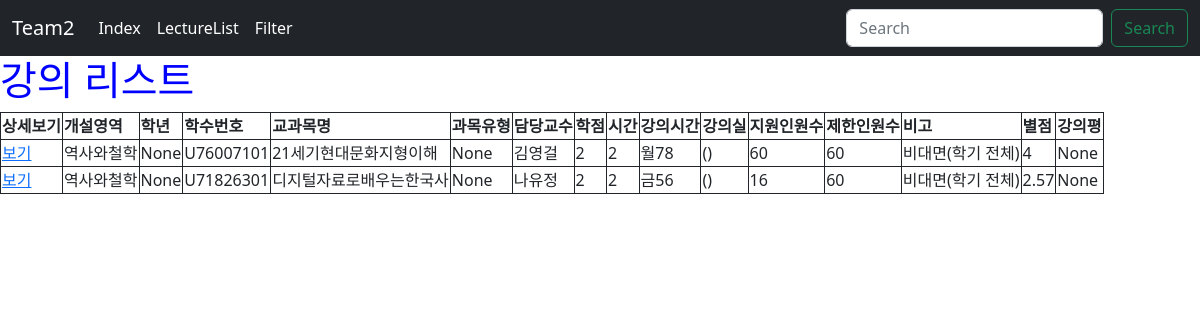
/lecturelist/, run on an earlier commit of the app's database.
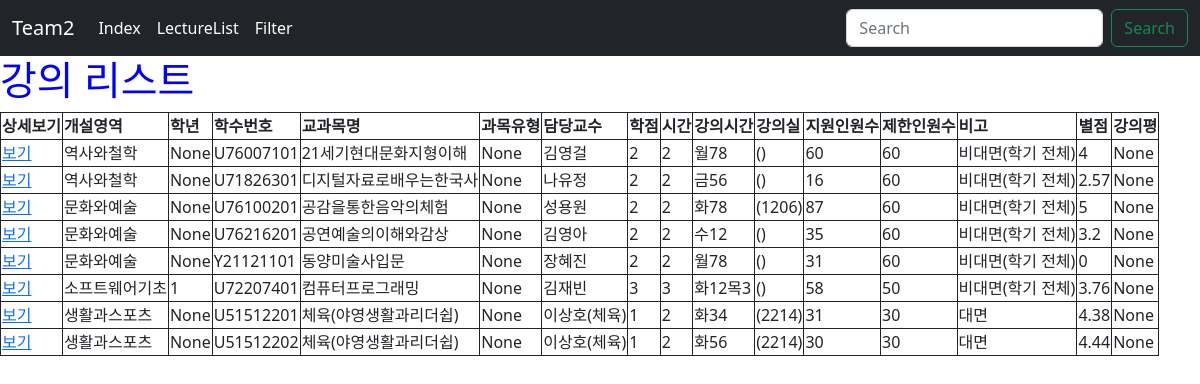
And on a later commit of the database.
### smartscheduler/models.py (models this page shows)
class Lecture(models.Model):
    area = models.CharField(default='', blank=True, null=True, max_length=64, verbose_name='개설영역')
    year = models.CharField(default='', blank=True, null=True, max_length=4, verbose_name='학년')
    lecture_number = models.CharField(default='', blank=True, null=True, max_length=64, verbose_name='학수번호')
    lecture_name = models.CharField(default='', max_length=64, verbose_name='교과목명')
    type = models.CharField(default='', blank=True, null=True, max_length=64, verbose_name='과목유형')
    professor = models.CharField(default='', blank=True, null=True, max_length=64, verbose_name='담당교수')
    credit = models.CharField(default='', blank=True, null=True, max_length=4, verbose_name='학점')
    time = models.CharField(default='', blank=True, null=True, max_length=4, verbose_name='시간')  # ex. 3
    lecture_time = models.CharField(default='', blank=True, null=True, max_length=64, verbose_name='강의시간') # ex. 월78
    lecture_room = models.CharField(default='', blank=True, null=True, max_length=64, verbose_name='강의실') # ex. (0517)
    apply_count = models.CharField(default='', blank=True, null=True, max_length=64, verbose_name='지원인원수')
    limit_count = models.CharField(default='',blank=True, null=True, max_length=64, verbose_name='제한인원수')
    note = models.CharField(default='', blank=True, null=True, max_length=64, verbose_name='비고') # ex. 비대면(학기전체)
    star_point = models.CharField(default='', blank=True, null=True, max_length=64, verbose_name='별점') # ex. 4.67
    lecture_review = models.CharField(default='', blank=True, null=True, max_length=1024, verbose_name='강의평') # 강의평
    def __str__(self):
        return self.lecture_number
    class Meta:
        db_table = 'lecture'

### smartscheduler/views.py (the view)
# urls.py: path('lecturelist/', views.lecturelist, name='lecturelist'),
@csrf_exempt
def lecturelist(request):
    if request.method == 'POST':
        star_point = request.POST.get('star_point', None)
        lecture_name = request.POST.get('lecture_name', None)
        print('start_point: ', star_point, ', type of start_point: ', type(star_point))
        print('lecture_name: ', lecture_name, ', type of lecture_name: ', type(lecture_name))
        lectures = Lecture.objects.filter(star_point=star_point, lecture_name=lecture_name) # objects.get으로 하면 Queryset으로 안나와서 iteration할 수 없다
        '''
        TypeError at /lecturelist/
        cannot unpack non-iterable bool object
        '''
    else:
        lectures = Lecture.objects.all()
    print('lectures: ', lectures)
    return render(request, 'lecturelist.html', {
        'lectures': lectures
    })

### smartscheduler/templates/lecturelist.html (shortened to what this page needs)
<!DOCTYPE html>
<html lang="en">
<head>
{% extends 'base.html' %}
{% block content %}
<body>
    <h1>강의 리스트</h1>
    <table>
        <thead>
            <tr>
                <th>상세보기</th>
                <th>개설영역</th>
                <th>학년</th>
                <th>학수번호</th>
                <th>교과목명</th>
                <th>과목유형</th>
                <th>담당교수</th>
                <th>학점</th>
                <th>시간</th>
                <th>강의시간</th>
                <th>강의실</th>
                <th>지원인원수</th>
                <th>제한인원수</th>
                <th>비고</th>
                <th>별점</th>
                <th>강의평</th>
            </tr>
        </thead>
        <tbody>
        {% for lecture in lectures %}
            <tr>
                <td><a href="https://wis.hufs.ac.kr/src08/jsp/lecture/syllabus.jsp?mode=print&ledg_year=2022&ledg_sessn=1&org_sect=A&lssn_cd={{ lecture.lecture_number}}">보기</a></td>
                <td>{{lecture.area}}</td>
                <td>{{lecture.year}}</td>
                <td>{{lecture.lecture_number}}</td>
                <td>{{lecture.lecture_name}}</td>
                <td>{{lecture.type}}</td>
                <td>{{lecture.professor}}</td>
                <td>{{lecture.credit}}</td>
                <td>{{lecture.time}}</td>
                <td>{{lecture.lecture_time}}</td>
                <td>{{lecture.lecture_room}}</td>
                <td>{{lecture.apply_count}}</td>
                <td>{{lecture.limit_count}}</td>
                <td>{{lecture.note}}</td>
                <td>{{lecture.star_point}}</td>
                <td>{{lecture.lecture_review}}</td>
            </tr>
        {% endfor %}
</tbody>
</table>
</body>
{% endblock %}

### smartscheduler/templates/base.html (shortened to what this page needs)
<!doctype html>
<html lang="en">
  <head>
    <link href="https://cdn.jsdelivr.net/npm/bootstrap@5.2.0-beta1/dist/css/bootstrap.min.css" rel="stylesheet">
  </head>
  <body>
    <nav class="navbar navbar-expand-lg navbar-dark bg-dark">
        <div class="container-fluid">
          <a class="navbar-brand" href="/">Team2</a>
          <div class="collapse navbar-collapse" id="navbarSupportedContent">
            <ul class="navbar-nav me-auto mb-2 mb-lg-0">
              <li class="nav-item">
                <a class="nav-link active" aria-current="page" href="/">Index</a>
              </li>
              <li class="nav-item">
                <a class="nav-link active" href="{% url 'lecturelist' %}">LectureList</a>
              </li>
              <li class="nav-item">
                <a class="nav-link active" href="{% url 'filter' %}">Filter</a>
              </li>
            </ul>
            <form class="d-flex" role="search">
              <input class="form-control me-2" type="search" placeholder="Search" aria-label="Search">
              <button class="btn btn-outline-success" type="submit">Search</button>
            </form>
          </div>
        </div>
      </nav>
      {% block content %}
      {% endblock %}
</body>
</html>

### smartscheduler/templates/base.html (style rules this page uses)
h1 { color: blue; }
table { border: 1px solid; }
th { border-left: 1px solid; }
td { border-left: 1px solid; border-top: 1px solid; }

What changed in the data, as far as the page shows it:
added Lecture: area "문화와예술", year "None", lecture_number "U76100201", lecture_name "공감을통한음악의체험", type "None", professor "성용원", credit "2", time "2", lecture_time "화78", lecture_room "(1206)", apply_count "87", limit_count "60", note "비대면(학기 전체)", star_point "5", lecture_review "None"
added Lecture: area "문화와예술", year "None", lecture_number "U76216201", lecture_name "공연예술의이해와감상", type "None", professor "김영아", credit "2", time "2", lecture_time "수12", lecture_room "()", apply_count "35", limit_count "60", note "비대면(학기 전체)", star_point "3.2", lecture_review "None"
added Lecture: area "문화와예술", year "None", lecture_number "Y21121101", lecture_name "동양미술사입문", type "None", professor "장혜진", credit "2", time "2", lecture_time "월78", lecture_room "()", apply_count "31", limit_count "60", note "비대면(학기 전체)", star_point "0", lecture_review "None"
added Lecture: area "소프트웨어기초", year "1", lecture_number "U72207401", lecture_name "컴퓨터프로그래밍", type "None", professor "김재빈", credit "3", time "3", lecture_time "화12목3", lecture_room "()", apply_count "58", limit_count "50", note "비대면(학기 전체)", star_point "3.76", lecture_review "None"
added Lecture: area "생활과스포츠", year "None", lecture_number "U51512201", lecture_name "체육(야영생활과리더쉽)", type "None", professor "이상호(체육)", credit "1", time "2", lecture_time "화34", lecture_room "(2214)", apply_count "31", limit_count "30", note "대면", star_point "4.38", lecture_review "None"
added Lecture: area "생활과스포츠", year "None", lecture_number "U51512202", lecture_name "체육(야영생활과리더쉽)", type "None", professor "이상호(체육)", credit "1", time "2", lecture_time "화56", lecture_room "(2214)", apply_count "30", limit_count "30", note "대면", star_point "4.44", lecture_review "None"
